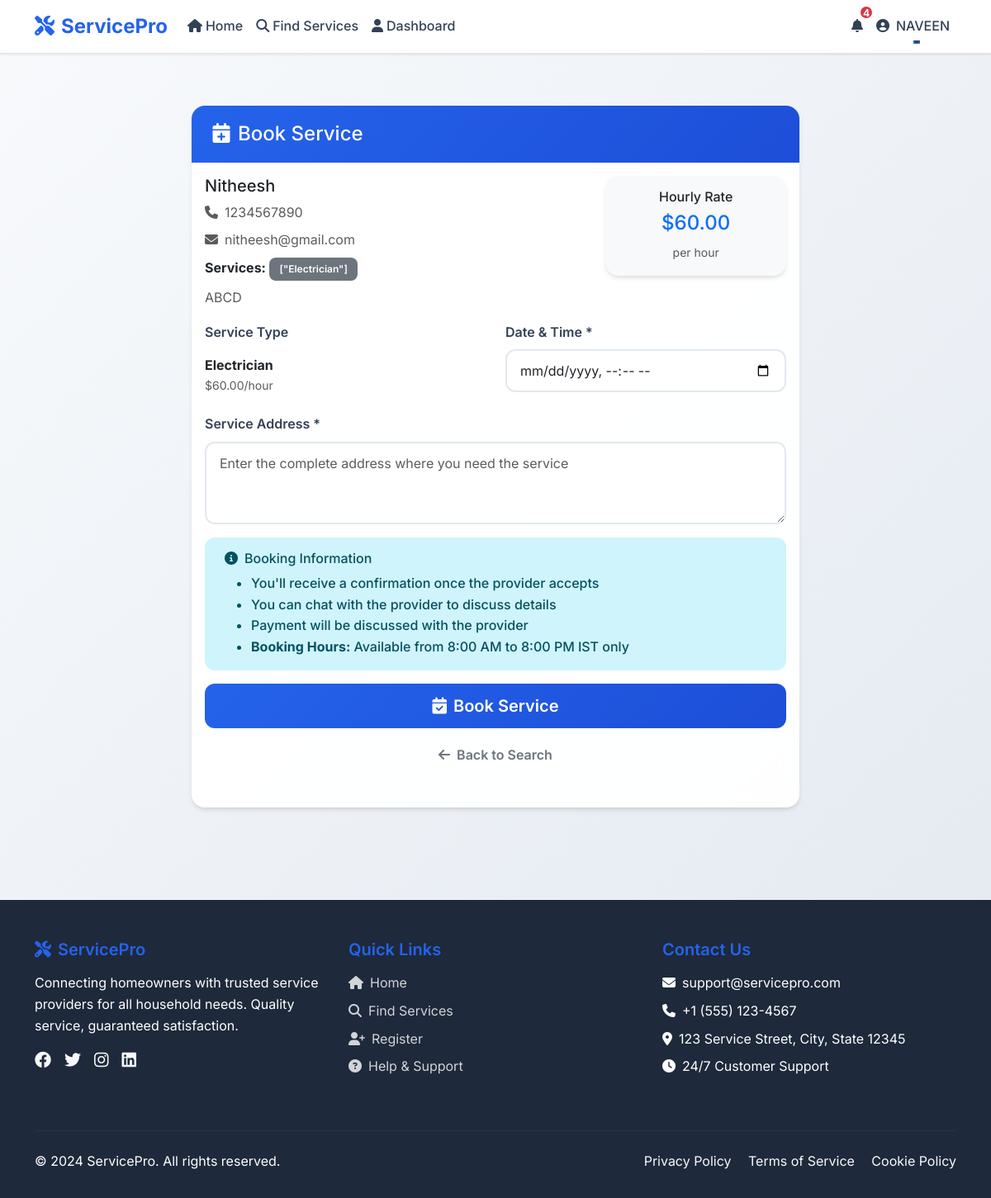
The app's page /book_service/1 (signed in) with its own data.
### app.py (models this page shows)
class User(UserMixin, db.Model):
    id = db.Column(db.Integer, primary_key=True)
    name = db.Column(db.String(100), nullable=False)
    email = db.Column(db.String(120), unique=True, nullable=False)
    password = db.Column(db.String(200), nullable=False)
    role = db.Column(db.String(20), default='user')  # user, provider, admin
    address = db.Column(db.Text)
    pincode = db.Column(db.String(10))
    phone = db.Column(db.String(15))
    created_at = db.Column(db.DateTime, default=datetime.utcnow)
    bookings = db.relationship('Booking', backref='user', lazy=True)
    reviews = db.relationship('Review', backref='user', lazy=True)
    sent_messages = db.relationship('Message', foreign_keys='Message.sender_id', backref='sender', lazy=True)
    received_messages = db.relationship('Message', foreign_keys='Message.receiver_id', backref='receiver', lazy=True)
    provider_profile = db.relationship('ServiceProvider', backref='user', uselist=False)

class ServiceProvider(db.Model):
    id = db.Column(db.Integer, primary_key=True)
    user_id = db.Column(db.Integer, db.ForeignKey('user.id'), nullable=False)
    service_categories = db.Column(db.Text)  # JSON string of categories
    service_pincodes = db.Column(db.Text)  # JSON string of pincodes
    status = db.Column(db.String(20), default='pending')  # pending, approved, rejected
    verification_status = db.Column(db.String(20), default='pending')  # pending, verified, rejected
    availability = db.Column(db.Text)  # JSON string of availability
    hourly_rate = db.Column(db.Float, default=0.0)
    description = db.Column(db.Text)
    experience_years = db.Column(db.Integer, default=0)
    bookings = db.relationship('Booking', backref='provider', lazy=True)
    verification_docs = db.relationship('VerificationDocument', backref='provider', lazy=True)

class Service(db.Model):
    id = db.Column(db.Integer, primary_key=True)
    category = db.Column(db.String(50), nullable=False)
    description = db.Column(db.Text)
    base_price = db.Column(db.Float, default=0.0)
    is_active = db.Column(db.Boolean, default=True)

### app.py (the view)
    def decorated_function(provider_id, *args, **kwargs):
        provider = ServiceProvider.query.get_or_404(provider_id)
        if provider.verification_status != 'verified':
            return jsonify({'error': 'Provider is not verified'}), 403
        return f(provider_id, *args, **kwargs)

### templates/book_service.html (shortened to what this page needs)
{% extends "base.html" %}
{% block content %}
<div class="container py-5">
    <div class="row justify-content-center">
        <div class="col-lg-8">
            <div class="card">
                <div class="card-header">
                    <h4 class="mb-0">
                        <i class="fas fa-calendar-plus me-2"></i>Book Service
                    </h4>
                </div>
                <div class="card-body">
                    <div class="row mb-4">
                        <div class="col-md-8">
                            <h5>{{ provider.user.name }}</h5>
                            <p class="text-muted mb-2">
                                <i class="fas fa-phone me-2"></i>{{ provider.user.phone }}
                            </p>
                            <p class="text-muted mb-2">
                                <i class="fas fa-envelope me-2"></i>{{ provider.user.email }}
                            </p>
                            {% if provider.service_categories %}
                            <div class="mb-2">
                                <strong>Services:</strong>
                                {% for category in provider.service_categories.split(',') %}
                                    <span class="badge bg-secondary me-1">{{ category.strip() }}</span>
                                {% endfor %}
                            </div>
                            {% endif %}
                            {% if provider.description %}
                            <p class="text-muted">{{ provider.description }}</p>
                            {% endif %}
                        </div>
                        <div class="col-md-4 text-end">
                            <div class="card bg-light">
                                <div class="card-body text-center">
                                    <h6>Hourly Rate</h6>
                                    <h4 class="text-primary">${{ "%.2f"|format(provider.hourly_rate) }}</h4>
                                    <small class="text-muted">per hour</small>
                                </div>
                            </div>
                        </div>
                    <form method="POST" action="{{ url_for('book_service', provider_id=provider.id) }}">
                        <div class="row">
                            <div class="col-md-6 mb-3">
                                <label class="form-label">Service Type</label>
                                <div class="form-control-plaintext">
                                    {% if services and services[0] %}
                                        <strong>{{ services[0].category }}</strong>
                                        <br>
                                        <small class="text-muted">${{ "%.2f"|format(provider.hourly_rate) }}/hour</small>
                                    {% else %}
                                        <span class="text-muted">No service available</span>
                                        <br>
                                        <small class="text-warning">This provider's services don't match our current offerings</small>
                                    {% endif %}
                                </div>
                            </div>
                            <div class="col-md-6 mb-3">
                                <label for="booking_date" class="form-label">Date & Time *</label>
                                <input type="datetime-local" class="form-control" id="booking_date" name="booking_date" required>
                            </div>
                        </div>
                        <div class="mb-3">
                            <label for="address" class="form-label">Service Address *</label>
                            <textarea class="form-control" id="address" name="address" rows="3" required placeholder="Enter the complete address where you need the service"></textarea>
                        </div>
                        <div class="alert alert-info">
                            <h6><i class="fas fa-info-circle me-2"></i>Booking Information</h6>
                            <ul class="mb-0">
                                <li>You'll receive a confirmation once the provider accepts</li>
                                <li>You can chat with the provider to discuss details</li>
                                <li>Payment will be discussed with the provider</li>
                                <li><strong>Booking Hours:</strong> Available from 8:00 AM to 8:00 PM IST only</li>
                            </ul>
                        </div>
                        <div class="d-grid gap-2">
                            <button type="submit" class="btn btn-primary btn-lg" {% if not services or not services[0] %}disabled{% endif %}>
                                <i class="fas fa-calendar-check me-2"></i>Book Service
                            </button>
                            <a href="{{ url_for('search_providers') }}" class="btn btn-outline-secondary">
                                <i class="fas fa-arrow-left me-2"></i>Back to Search
                            </a>
                        </div>
                    </form>
            </div>
        </div>
    </div>
</div>
{% endblock %}

### templates/base.html (shortened to what this page needs)
<!DOCTYPE html>
<html lang="en">
<head>
    <link href="https://cdn.jsdelivr.net/npm/bootstrap@5.3.0/dist/css/bootstrap.min.css" rel="stylesheet">
    <link rel="stylesheet" href="https://cdnjs.cloudflare.com/ajax/libs/font-awesome/6.4.0/css/all.min.css">
</head>
<body>
    <nav class="navbar navbar-expand-lg navbar-light fixed-top">
        <div class="container">
            <a class="navbar-brand" href="{{ url_for('index') }}">
                <i class="fas fa-tools me-2"></i>ServicePro
            </a>
            <div class="collapse navbar-collapse" id="navbarNav">
                <ul class="navbar-nav me-auto">
                    <li class="nav-item">
                        <a class="nav-link" href="{{ url_for('index') }}">
                            <i class="fas fa-home me-1"></i>Home
                        </a>
                    </li>
                    <li class="nav-item">
                        <a class="nav-link" href="{{ url_for('search_providers') }}">
                            <i class="fas fa-search me-1"></i>Find Services
                        </a>
                    </li>
                    {% if current_user.is_authenticated %}
                        {% if current_user.role == 'user' %}
                            <li class="nav-item">
                                <a class="nav-link" href="{{ url_for('user_dashboard') }}">
                                    <i class="fas fa-user me-1"></i>Dashboard
                                </a>
                            </li>
                        {% elif current_user.role == 'provider' %}
                            <li class="nav-item">
                                <a class="nav-link" href="{{ url_for('provider_dashboard') }}">
                                    <i class="fas fa-tools me-1"></i>Dashboard
                                </a>
                            </li>
                        {% elif current_user.role == 'admin' %}
                            <li class="nav-item">
                                <a class="nav-link" href="{{ url_for('admin_dashboard') }}">
                                    <i class="fas fa-cog me-1"></i>Admin Panel
                                </a>
                            </li>
                        {% endif %}
                    {% endif %}
                </ul>
                <ul class="navbar-nav">
                    {% if current_user.is_authenticated %}
                        <li class="nav-item dropdown notification-dropdown-container">
                            <a class="nav-link position-relative notification-dropdown-hover" href="#" id="notificationDropdown" role="button">
                                <i class="fas fa-bell"></i>
                                <span class="notification-badge" id="notificationCount" style="display: none;">0</span>
                            </a>
                        </li>
                        <li class="nav-item dropdown">
                            <a class="nav-link dropdown-toggle" href="#" id="navbarDropdown" role="button" data-bs-toggle="dropdown" data-bs-display="static" data-bs-boundary="viewport" aria-expanded="false">
                                <i class="fas fa-user-circle me-2"></i>{{ current_user.name }}
                            </a>
                        </li>
                    {% endif %}
                </ul>
            </div>
        </div>
    </nav>
    <main style="margin-top: 80px;">
        {% block content %}{% endblock %}
    </main>
    <footer class="footer">
        <div class="container">
            <div class="row">
                <div class="col-md-4 mb-4">
                    <h5><i class="fas fa-tools me-2"></i>ServicePro</h5>
                    <p class="mb-3">Connecting homeowners with trusted service providers for all household needs. Quality service, guaranteed satisfaction.</p>
                    <div class="d-flex gap-3">
                        <a href="#" class="text-light"><i class="fab fa-facebook fa-lg"></i></a>
                        <a href="#" class="text-light"><i class="fab fa-twitter fa-lg"></i></a>
                        <a href="#" class="text-light"><i class="fab fa-instagram fa-lg"></i></a>
                        <a href="#" class="text-light"><i class="fab fa-linkedin fa-lg"></i></a>
                    </div>
                </div>
                <div class="col-md-4 mb-4">
                    <h5>Quick Links</h5>
                    <ul class="list-unstyled">
                        <li class="mb-2"><a href="{{ url_for('index') }}"><i class="fas fa-home me-2"></i>Home</a></li>
                        <li class="mb-2"><a href="{{ url_for('search_providers') }}"><i class="fas fa-search me-2"></i>Find Services</a></li>
                        <li class="mb-2"><a href="{{ url_for('register') }}"><i class="fas fa-user-plus me-2"></i>Register</a></li>
                        <li class="mb-2"><a href="#"><i class="fas fa-question-circle me-2"></i>Help & Support</a></li>
                    </ul>
                </div>
                <div class="col-md-4 mb-4">
                    <h5>Contact Us</h5>
                    <p class="mb-2"><i class="fas fa-envelope me-2"></i>support@servicepro.com</p>
                    <p class="mb-2"><i class="fas fa-phone me-2"></i>+1 (555) 123-4567</p>
                    <p class="mb-2"><i class="fas fa-map-marker-alt me-2"></i>123 Service Street, City, State 12345</p>
                    <p class="mb-0"><i class="fas fa-clock me-2"></i>24/7 Customer Support</p>
                </div>
            </div>
            <hr class="my-4" style="border-color: rgba(255,255,255,0.2);">
            <div class="row align-items-center">
                <div class="col-md-6">
                    <p class="mb-0">&copy; 2024 ServicePro. All rights reserved.</p>
                </div>
                <div class="col-md-6 text-md-end">
                    <a href="#" class="text-light me-3">Privacy Policy</a>
                    <a href="#" class="text-light me-3">Terms of Service</a>
                    <a href="#" class="text-light">Cookie Policy</a>
                </div>
    </footer>
</body>
</html>

### records on screen
User: name "NAVEEN"
User: user.name "Nitheesh", user.phone "1234567890", user.email "nitheesh@gmail.com"
ServiceProvider: strip "[\"Electrician\"]", description "ABCD", hourly_rate "60.00"
Service: category "Electrician"
